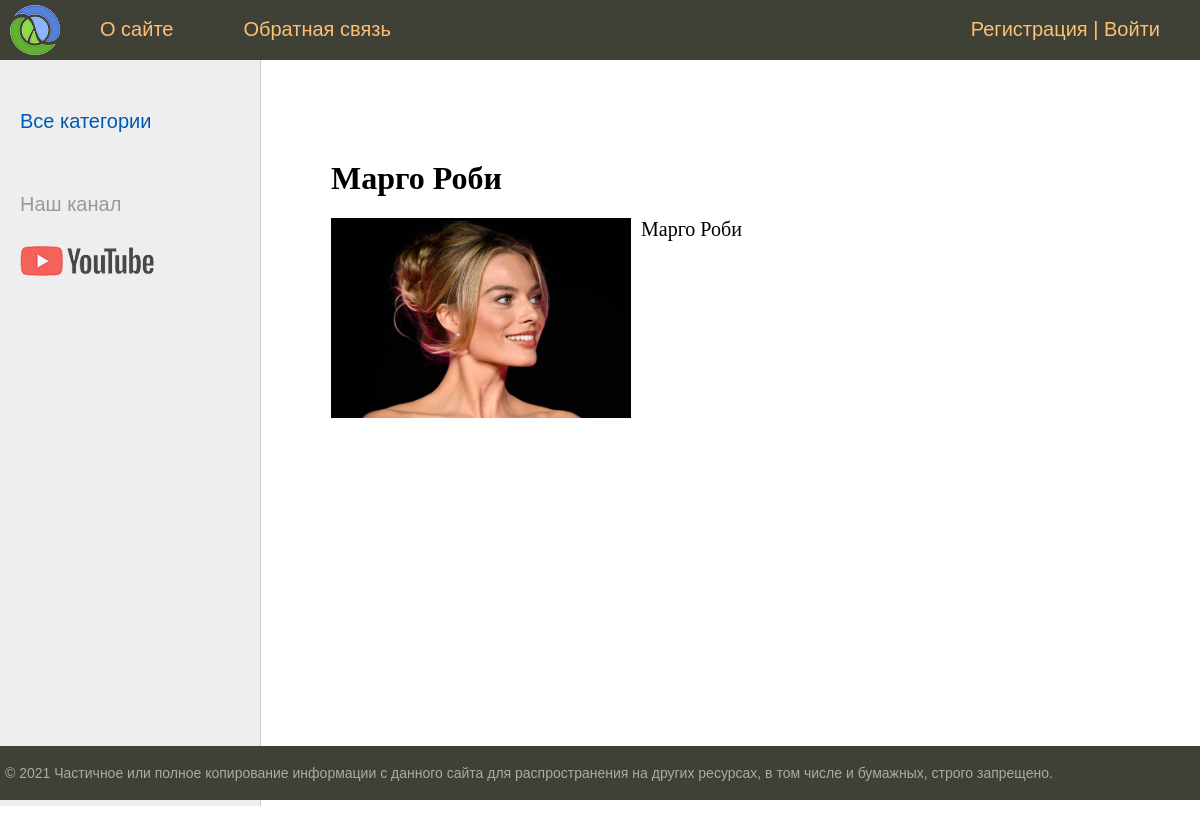
Page /post/margo-robi on the committed database.
### women/models.py (models this page shows, shortened)
class Women(models.Model):
    title = models.CharField(
        max_length=32,
        verbose_name='Заголовок'
    )
    slug = models.SlugField(
        max_length=32,
        unique=True,
        db_index=True,
        verbose_name='URL'
    )
    content = models.TextField(
        verbose_name='Текст'
    )
    photo = models.ImageField(
        upload_to='photos/%Y/%m/%d',
        verbose_name='Фото'
    )
    time_create = models.DateTimeField(
        auto_now_add=True,
        verbose_name='Время создания'
    )
    time_update = models.DateTimeField(
        auto_now=True,
        verbose_name='Время обновления'
    )
    is_published = models.BooleanField(
        default=True,
        verbose_name='Публикация'
    )
    cat = models.ForeignKey(
        'Category',
        on_delete=models.PROTECT,
    )
    def __str__(self):
        return self.title
    class Meta:
        verbose_name = 'Женщины'
        verbose_name_plural = 'Женщины'
        ordering = ['-time_create', 'title']

### women/views.py (the view)
# urls.py: path('post/<slug:post_slug>', ShowPost.as_view(), name='post'),
class ShowPost(DataMixin, DetailView):
    model = Women
    template_name = 'women/post.html'
    slug_url_kwarg = 'post_slug'
    context_object_name = 'post'
    def get_context_data(self, *, object_list=None, **kwargs):
        context = super().get_context_data(**kwargs)
        c_def = self.get_user_context(title=context['post'])
        return dict(list(context.items()) + list(c_def.items()))

### women/utils.py (called while the page is built)
    def get_user_context(self, **kwargs):
        context = kwargs
        cats = cache.get('cats')
        if not cats:
            cats = Category.objects.annotate(Count('women'))
            cats = cache.set('cats', cats, 10)
        user_menu = menu.copy()
        if not self.request.user.is_authenticated:
            user_menu.pop(1)
        context['menu'] = user_menu
        context['cats'] = cats
        if 'cat_selected' not in context:
            context['cat_selected'] = 0
        return context

### women/templates/women/post.html
{% extends 'women/base.html' %}
{% block content %}
    <h1>{{ post.title }}</h1>
    {% if post.photo %}
        <p><img src="{{ post.photo.url }}" alt="" class="img-article-left"></p>
    {% endif %}
    {{ post.content|linebreaks }}
{% endblock %}

### women/static/women/css/style.css (style rules this page uses)
html, body { font-family: 'Arial'; margin: 0; padding: 0; height: 100%; width: 100%; color: #444; }
img { max-width: 600px; height: auto; }
img.img-article-left { max-width: 300px; height: auto; float: left; padding: 0 10px 10px 0; }
.content-text h1 { font-size: 32px; }

### rows in the picture
Women: title "Марго Роби", photo (picture), content "Марго Роби"

### other values in the picture
{{ m.title }} "О сайте" "Обратная связь"
